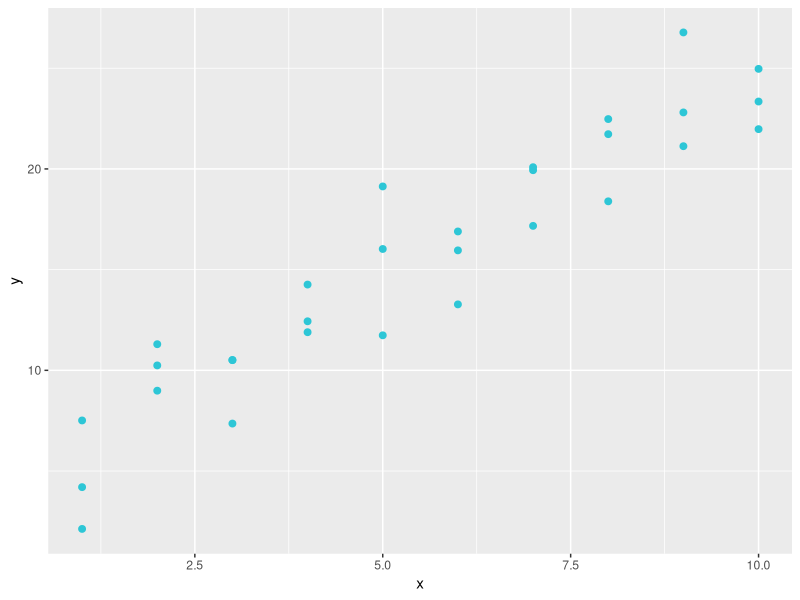
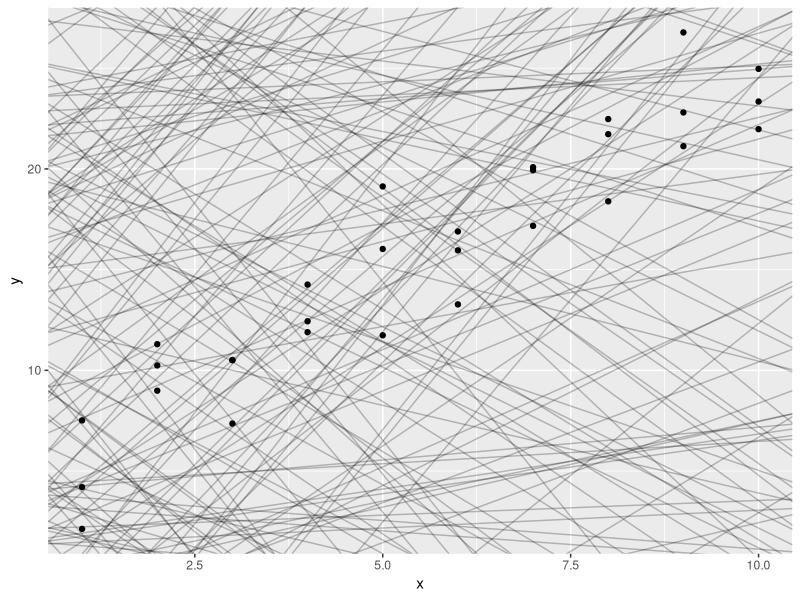

Reproduce these figures in R, in order.
library(tidyverse)
library(modelr)

plot1 <- ggplot(sim1, aes(x, y)) + 
  geom_point(size = 2, colour = "#2DC6D6")

ggsave("plot1.png", plot1)

models <- tibble(
  a1 = runif(250, -20, 40),
  a2 = runif(250, -5, 5)
)

plot2 <- ggplot(sim1, aes(x, y)) + 
  geom_abline(aes(intercept = a1, slope = a2), data = models, alpha = 1/4) +
  geom_point()

ggsave("plot2.png", plot2)
